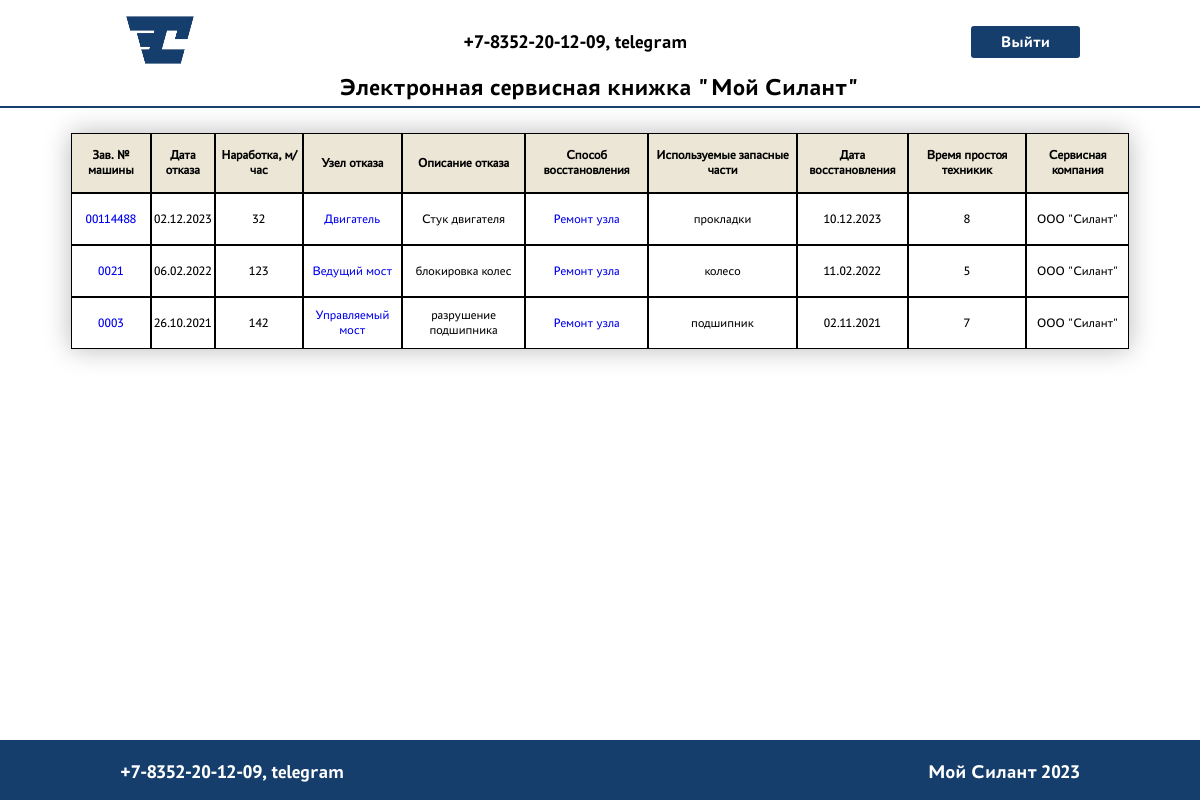
The app's page /claims/ (signed in), older data.
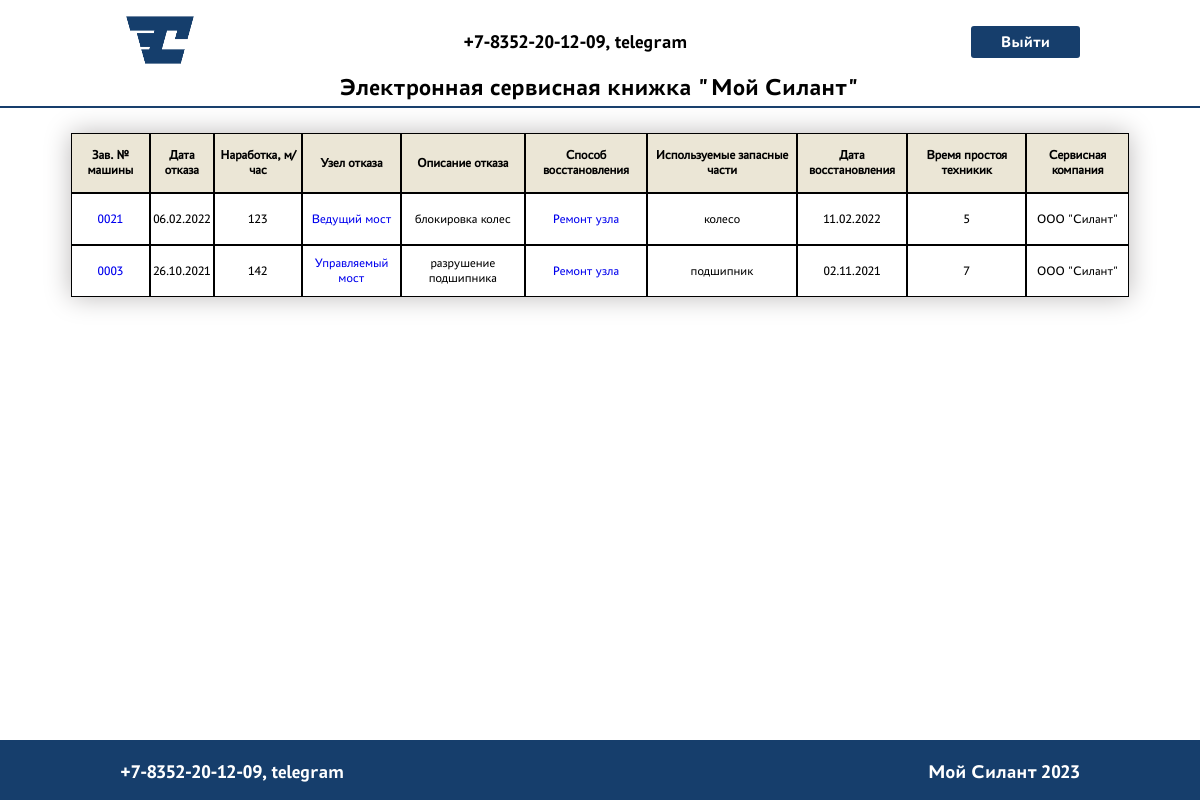
The same page, newer data.
### cars/models.py (models this page shows, shortened)
class Claim(models.Model):
    failure_date = models.DateField()
    operating_time = models.IntegerField()
    node_failure = models.ForeignKey(NodeFailure, on_delete=models.CASCADE)
    description_failure = models.TextField(max_length=2048)
    recovery_method = models.ForeignKey(RecoveryMethod, on_delete=models.CASCADE)
    spares = models.TextField(max_length=1024, blank=True)
    restore_date = models.DateField(blank=True, null=True)
    downtime = models.IntegerField(blank=True, null=True)
    machine = models.ForeignKey(Machine, on_delete=models.CASCADE)
    class Meta:
        ordering = ['-failure_date']
    @property
    def service(self):
        return self.machine.service_company.name_company
    def get_failure_date(self):
        return (self.failure_date).strftime("%d.%m.%Y")
    def get_restore_date(self):
        return (self.restore_date).strftime("%d.%m.%Y")

class Machine(models.Model):
    model_technique = models.ForeignKey(ModelEquipment, on_delete=models.CASCADE)
    serial_number_technique = models.CharField(unique=True, max_length=32)
    model_engine = models.ForeignKey(ModelEngine, on_delete=models.CASCADE)
    serial_number_engine = models.CharField(unique=True, max_length=32)
    model_transmission = models.ForeignKey(ModelTransmission, on_delete=models.CASCADE)
    serial_number_transmission = models.CharField(unique=True, max_length=32)
    model_driving_bridge = models.ForeignKey(ModelDrivingBridge, on_delete=models.CASCADE)
    serial_number_driving_bridge = models.CharField(unique=True, max_length=32)
    model_steered_bridge = models.ForeignKey(ModelSteeredBridge, on_delete=models.CASCADE)
    serial_number_steered_bridge = models.CharField(unique=True, max_length=32)
    shipment_date = models.DateField()
    supply_contract = models.CharField(max_length=128, blank=True)
    consignee = models.CharField(max_length=128)
    delivery_address = models.CharField(max_length=256)
    equipment = models.TextField(max_length=5000)
    customer = models.ForeignKey(ClientUser, on_delete=models.CASCADE,related_name='clients', limit_choices_to={'status': 'CLIENT'})
    service_company = models.ForeignKey(ClientUser, on_delete=models.CASCADE, related_name='services', limit_choices_to={'status': 'SERVICE'})
    class Meta:
        ordering = ['-shipment_date']

### manuals/models.py (models this page shows, shortened)
class NodeFailure(models.Model):
    name = models.CharField(max_length=128, unique=True)
    description = models.CharField(max_length=512, blank=True)

class RecoveryMethod(models.Model):
    name = models.CharField(max_length=128, unique=True)
    description = models.CharField(max_length=512, blank=True)

### accounts/models.py (models this page shows, shortened)
class ClientUser(models.Model):
    user = models.OneToOneField(User, on_delete=models.CASCADE)
    status = models.CharField(choices=ClientStatusEnum.choices,
                              default=ClientStatusEnum.CLIENT,
                              max_length=12)
    name_company = models.CharField(max_length=128, blank=True, unique=True)

### cars/views.py (the view)
# urls.py: path('claims/', login_required(ClaimsList.as_view()), name='claims_list'),
class ClaimsList(ListView):
    model = Claim
    template_name = 'cars/claims.html'
    context_object_name = 'claims'
    def get_queryset(self):
        user = self.request.user
        if user.is_staff:
            qs = Claim.objects.all()
        elif user.clientuser.status == 'CLIENT':
            qs = Claim.objects.filter(machine__customer__user=user)
        elif user.clientuser.status == 'SERVICE':
            qs = Claim.objects.filter(machine__service_company__user=user)
        elif user.clientuser.status == 'MANAGER':
            qs = Claim.objects.all()
        return qs

### templates/cars/claims.html
{% extends 'flatpages/default.html' %}
{% load static %}
{% block content %}
{% if claims %}
    <table class="machines-table claims-table" cellpadding="0" cellspacing="0" width="100%" align="center">
            <tr>
                <td align="center">Зав. № машины</td>
                <td align="center">Дата отказа</td>
                <td align="center">Наработка, м/час</td>
                <td align="center">Узел отказа</td>
                <td align="center">Описание отказа</td>
                <td align="center">Способ восстановления</td>
                <td align="center">Используемые запасные части</td>
                <td align="center">Дата восстановления</td>
                <td align="center">Время простоя техникик</td>
                <td align="center">Сервисная компания</td>
            </tr>
            {% for claim in claims %}
            <tr class="machines-table-results" >
                <td align="center"><a href="{% url 'claim_detail' claim.pk%}">{{claim.machine.serial_number_technique}}</a></td>
                <td align="center">{{claim.get_failure_date}}</td>
                <td align="center">{{claim.operating_time}}</td>
                <td align="center"><a href="{% url 'manual_node_failure_detail' claim.node_failure.pk%}">{{claim.node_failure.name}}</a></td>
                <td align="center">{{claim.description_failure}}</td>
                <td align="center"><a href="{% url 'manual_recovery_method_detail' claim.recovery_method.pk%}">{{claim.recovery_method.name}}</a></td>
                <td align="center">{{claim.spares}}</td>
                <td align="center">{{claim.get_restore_date}}</td>
                <td align="center">{{claim.downtime}}</td>
                <td align="center">{{claim.service}}</td>
            </tr>
            {% endfor %}
        </table>
{% else %}
<p>empty</p>
{% endif %}
{% endblock content %}

Row changes from the older to the newer data that the page shows:
removed Claim: machine.serial_number_technique "00114488", get_failure_date "02.12.2023", operating_time "32", node_failure.name "Двигатель", description_failure "Стук двигателя", recovery_method.name "Ремонт узла", spares "прокладки", get_restore_date "10.12.2023", downtime "8", service "ООО \"Силант\""
